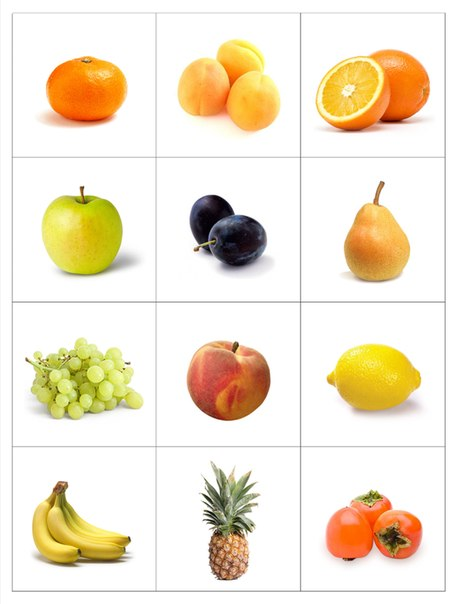
#> input picture Programas/Imagenes/fruitss.jpg, 457 x 604 px
$ python Practica46.py
#> lines starting #> are read from the running program, lines starting #| are printed output that depends on the picture; after the words box and inside, x2 and y2 are one past the last pixel; in counts of white or black regions, pixels touching at a corner belong together
# Importamos las librerías
import cv2

# Cargamos la imagen a utilizar
img = cv2.imread("Imagenes/fruitss.jpg")
#> img is the input picture: shape (604, 457, 3); mean B, G, R 210, 230.6, 241.9
img_grises = cv2.cvtColor(img,cv2.COLOR_BGR2GRAY)
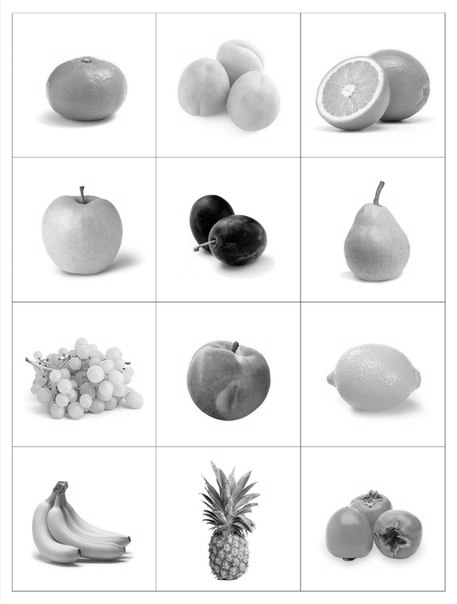
#> img_grises: shape (604, 457); min 0, max 255, mean 231.6
ret,img_binarizada = cv2.threshold(img_grises,180,255,cv2.THRESH_BINARY)
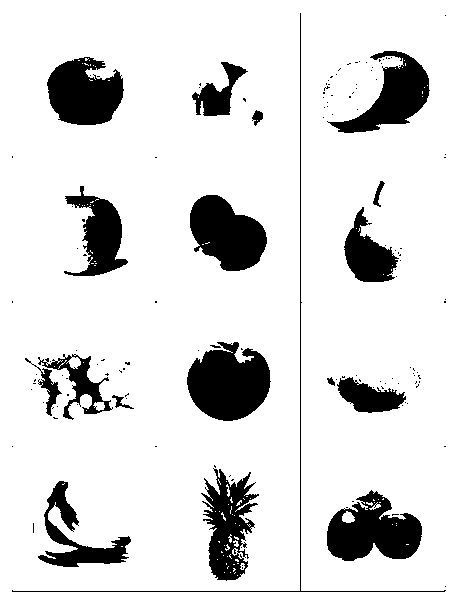
#> img_binarizada: shape (604, 457); 86.6% white; 139 black regions (120 under 20 px), largest, box (x1, y1, x2, y2) and area: (187, 342, 271, 421) 4763, (327, 490, 422, 561) 4244, (190, 195, 267, 271) 3972
img_binarizada_inv = ~img_binarizada
#> img_binarizada_inv: shape (604, 457); 13.4% white; 139 white regions (120 under 20 px)

# Encontramos los contornos y los dibujamos
contornos,jeraquia = cv2.findContours(img_binarizada_inv,cv2.RETR_EXTERNAL,cv2.CHAIN_APPROX_SIMPLE)
#> contornos = 137 contours, 120 with area under 20; largest, box (x1, y1, x2, y2) and area: (187, 342, 271, 421) 4604, (327, 490, 422, 561) 4250, (190, 195, 267, 271) 3862, (47, 57, 124, 125) 3675, (201, 468, 259, 581) 3360; jeraquia = 137 rows, first 6: [1, -1, -1, -1], [2, 0, -1, -1], [3, 1, -1, -1], [4, 2, -1, -1], [5, 3, -1, -1], [6, 4, -1, -1]
img_con_contornos = cv2.drawContours(img,contornos,-1,(0,0,255),3)
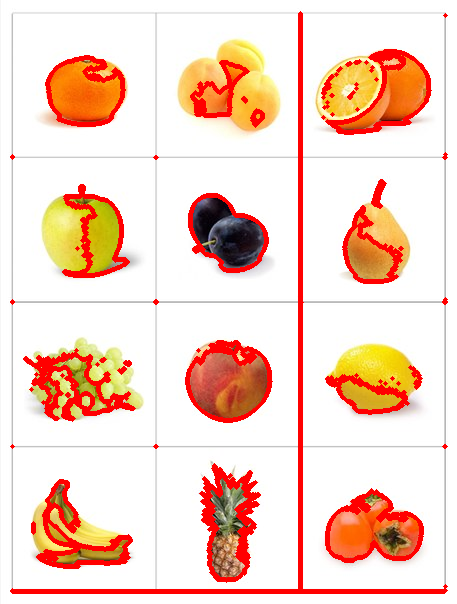
#> img_con_contornos: shape (604, 457, 3); mean B, G, R 197.7, 212.8, 246
cv2.imshow("Imagen con contornos",img_con_contornos)

# Usamos la imagen de referencia
img_ref = cv2.imread("Imagenes/ref3.jpg")
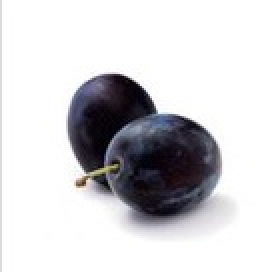
#> input picture Programas/Imagenes/ref3.jpg, 139 x 136 px (shown 2 times larger)
#> img_ref is the input picture: shape (136, 139, 3); mean B, G, R 212.8, 210.2, 210.8
# Ponemos la imagen de referencia en escala de grises
img_ref_grises = cv2.cvtColor(img_ref,cv2.COLOR_BGR2GRAY)

# Binarizamos la imagen de referenecia
ret, img_ref_binarizada = cv2.threshold(img_ref_grises,180,255,cv2.THRESH_BINARY)
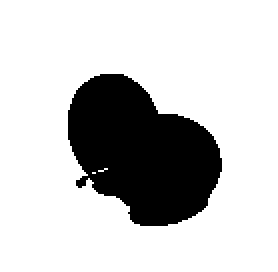
#> img_ref_binarizada: shape (136, 139) (shown 2 times larger); 79% white; 1 black region, box (x1, y1, x2, y2) and area: (34, 37, 111, 113) 3973

# Obtenemos la binarización inversa de la imagen de referencia
img_ref_binarizada_inv = ~img_ref_binarizada
#> img_ref_binarizada_inv: shape (136, 139); 21% white; 1 white region

# Encontramos los contornos
contor_ref, jerarquia_ref = cv2.findContours(img_ref_binarizada_inv,cv2.RETR_EXTERNAL,cv2.CHAIN_APPROX_SIMPLE)
#> contor_ref = 1 contour; box (x1, y1, x2, y2) and area: (34, 37, 111, 113) 3862; jerarquia_ref = [[-1, -1, -1, -1]]
img_ref_contorno = cv2.drawContours(img_ref,contor_ref,-1,(0,0,255),3)
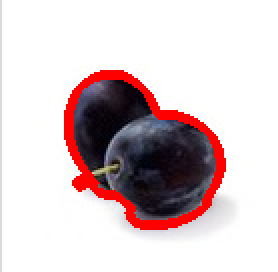
#> img_ref_contorno: shape (136, 139, 3) (shown 2 times larger); mean B, G, R 203, 200.8, 216.8

# Mostramos la cantidad de contornos
print("Total de contornos: ")
print(len(contor_ref))
#| 1
contorno_ref = contor_ref[0]
#> contorno_ref = contour of 124 points, box (x1, y1, x2, y2) (34, 37, 111, 113), area 3862

# Creamos una lsita para los contornos
new_lista = []

for cnt in contornos:
	variable = cv2.matchShapes(cnt, contorno_ref,1,0)
	new_lista.append(variable)
#> this loop made 137 passes
#> (cnt, variable) on passes 1, 2, 3, 4, 5, 6, 9, 10, 12, 13, 14, 15: ([[445, 586]], 1.8e+308), ([[241, 547]], 1.8e+308), ([[33, 523], [33, 532]], 1.8e+308), ([[392, 514], [392, 515], [393, 514], [398, 514]], 0.456), ([[346, 507], [347, 507]], 1.8e+308), ([[352, 501], [353, 501]], 1.8e+308), ([[232, 479], [231, 480], [232, 480], [233, 479]], 0.566), ([[230, 475], [229, 476]], 1.8e+308), ([[214, 465], [214, 466], [215, 467], [215, 466]], 0.566), ([[444, 446], [445, 446]], 1.8e+308), ([[155, 446], [156, 446]], 1.8e+308), ([[12, 446]], 1.8e+308)
#> variable on passes 7, 8, 11, 16, 25, 27: 0.196, 3.09, 0.793, 0.566, 3.2, 6.3
#> after the loop, new_lista = 137 items, first 6: 1.8e+308, 1.8e+308, 1.8e+308, 0.456, 1.8e+308, 1.8e+308

# Hacemos una copia de la lista y se ordena de menor a mayor
sorted_list = new_lista.copy()
#> sorted_list has the same summary as new_lista
sorted_list.sort()

# Se guardan las variables para nuevas listas
ind1_dist = new_lista.index(sorted_list[0])
#> ind1_dist = 85
ind2_dist = new_lista.index(sorted_list[1])
#> ind2_dist = 51

# Ingresamos los contornos
ejote_cnts = []
ejote_cnts.append(contornos[ind1_dist])
ejote_cnts.append(contornos[ind2_dist])

# Dibujamos los contornos
img_con_contornos2 = cv2.drawContours(img,ejote_cnts,-1,(255,0,0),3)
cv2.imshow("Objeto detectado en imagen", img_con_contornos2)

cv2.waitKey(0)
